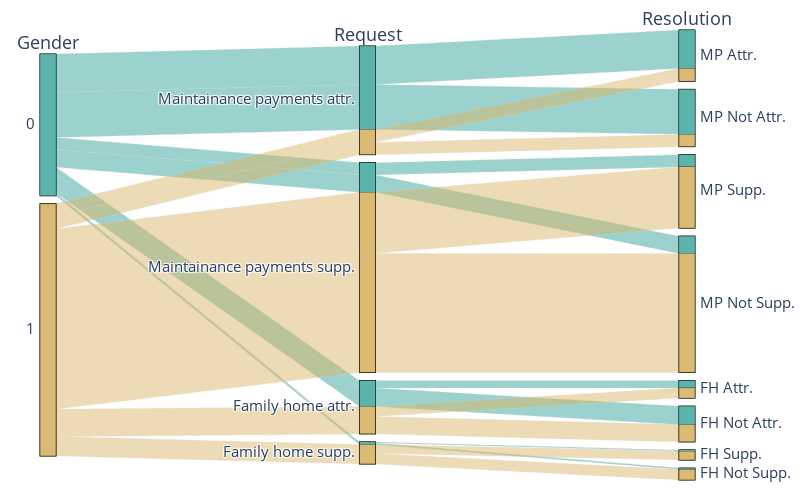

Notebook cell for this chart:
### Code cell
import plotly.graph_objects as go

color = gender_list
colorscale = [[0, 'rgb(90,180,172,0.1)'], [1, 'rgba(216,179,101,0.8)']]

fig = go.Figure(go.Parcats(
    dimensions=[
        {'label': 'Gender',
         'values': gender_list},
        {'label': 'Request',
         'values': combinations_list_request},
        {'label': 'Resolution',
         'values': combinations_list_resolution}],
    counts=value_counts, 
    line={'color': color, 'colorscale': colorscale}
    ))

fig.update_layout(
    autosize=True,
    width=800,
    height=500,
    margin=dict(
        l=0,
        r=65,
        b=20,
        t=30
    ),
    font=dict(
        size=18
    ))

fig.write_image('economic_features.pdf', format='pdf')

fig.show()

### Figure 1 — Plotly figure (JSON) as saved in the notebook; plotly's stock layout.template omitted (floating-point values rounded to 4 significant figures)
{"data": [{"counts": [129, 151, 41, 58, 25, 62, 4, 5, 43, 41, 205, 399, 34, 58, 30, 35], "dimensions": [{"label": "Gender", "values": [0, 0, 0, 0, 0, 0, 0, 0, 1, 1, 1, 1, 1, 1, 1, 1]}, {"label": "Request", "values": ["Maintainance payments attr.", "Maintainance payments attr.", "Maintainance payments supp.", "Maintainance payments supp.", "Family home attr.", "Family home attr.", "Family home supp.", "Family home supp.", "Maintainance payments attr.", "Maintainance payments attr.", "Maintainance payments supp.", "Maintainance payments supp.", "Family home attr.", "Family home attr.", "Family home supp.", "Family home supp."]}, {"label": "Resolution", "values": ["MP Attr.", "MP Not Attr.", "MP Supp.", "MP Not Supp.", "FH Attr.", "FH Not Attr.", "FH Supp.", "FH Not Supp.", "MP Attr.", "MP Not Attr.", "MP Supp.", "MP Not Supp.", "FH Attr.", "FH Not Attr.", "FH Supp.", "FH Not Supp."]}], "line": {"color": [0, 0, 0, 0, 0, 0, 0, 0, 1, 1, 1, 1, 1, 1, 1, 1], "colorscale": [[0, "rgb(90,180,172,0.1)"], [1, "rgba(216,179,101,0.8)"]]}, "type": "parcats"}], "layout": {"autosize": true, "font": {"size": 18}, "height": 500, "margin": {"b": 20, "l": 0, "r": 65, "t": 30}, "width": 800}}
